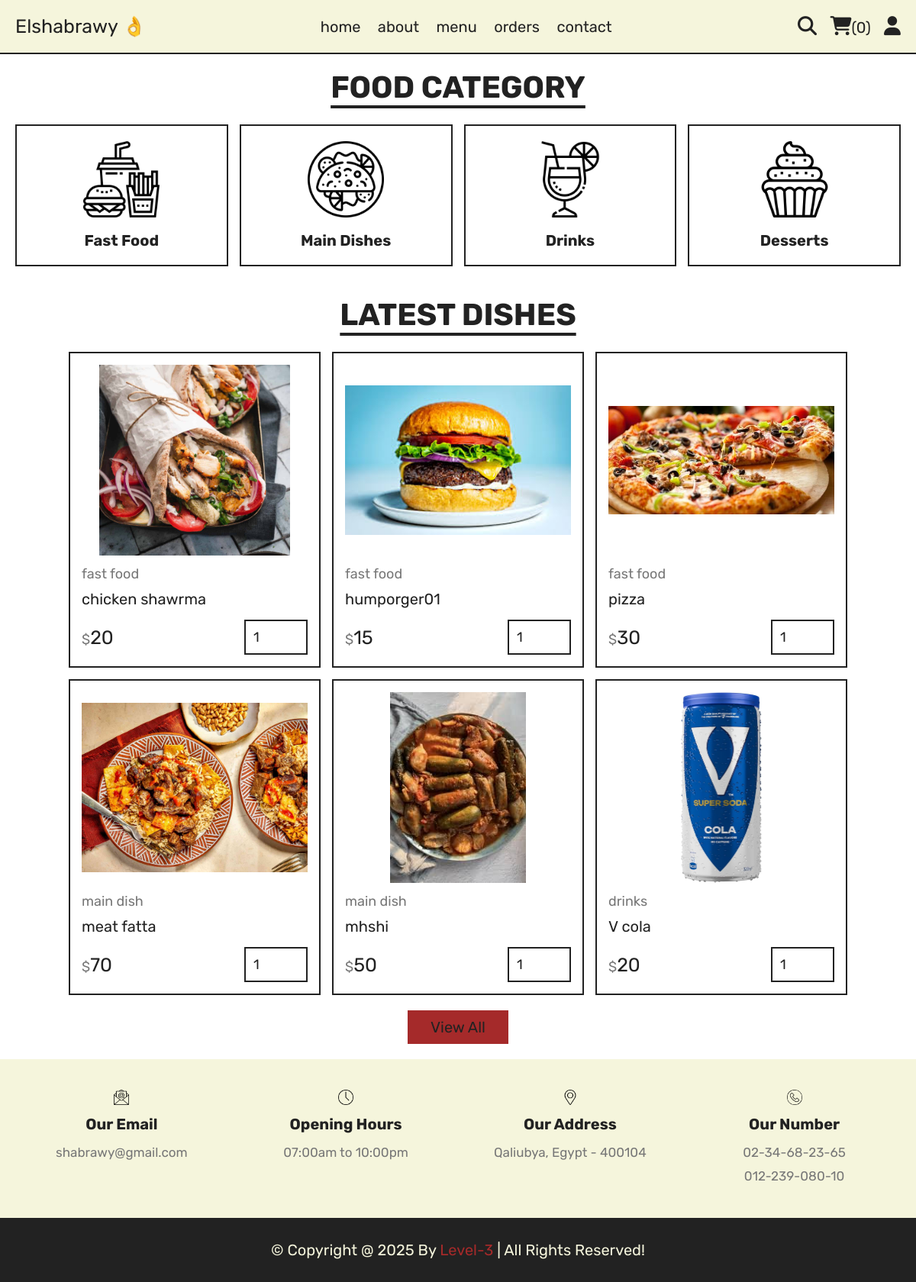
The app's page /home.php with its own data.
### tables this page shows
CREATE TABLE `products` (
  `id` int(11) NOT NULL,
  `name` varchar(100) NOT NULL,
  `category` varchar(100) NOT NULL,
  `price` int(11) NOT NULL,
  `image` varchar(100) NOT NULL
);

### home.php (the view, shortened to what this page needs)
<?php
include 'components/connect.php';
if (isset($_SESSION['user_id'])) {
    $user_id = $_SESSION['user_id'];
} else {
    $user_id = '';
}
?>
<!DOCTYPE html>
<html lang="en">
<head>
    <link rel="stylesheet" href="https://cdnjs.cloudflare.com/ajax/libs/font-awesome/6.1.1/css/all.min.css">
    <link rel="stylesheet" href="css/style.css">
</head>
<body>
<?php include 'components/user_header.php'; ?>
<section class="category">
    <h1 class="title">Food Category</h1>
    <div class="box-container">
        <a href="category.php?category=fast food" class="box">
         <img src="images/cat-1.png" alt="">
         <h3>fast food</h3>
      </a>
      <a href="category.php?category=main dish" class="box">
         <img src="images/cat-2.png" alt="">
         <h3>main dishes</h3>
      </a>
      <a href="category.php?category=drinks" class="box">
         <img src="images/cat-3.png" alt="">
         <h3>drinks</h3>
      </a>
      <a href="category.php?category=desserts" class="box">
         <img src="images/cat-4.png" alt="">
         <h3>desserts</h3>
      </a>
    </div>
</section>
<section class="products">
    <h1 class="title">Latest Dishes</h1>
    <div class="box-container">
        <?php
        $query = "SELECT * FROM products LIMIT 6";
        $result = $conn->query($query);
        if ($result->num_rows > 0) {
            while ($fetch_products = $result->fetch_assoc()) {
                ?>
                <form action="" method="post" class="box">
                    <img src="admin/uploded_imge/<?= $fetch_products['image']; ?>" alt="">
                    <a href="category.php?category=<?= $fetch_products['category']; ?>" class="cat"><?= $fetch_products['category']; ?></a>
                    <div class="name"><?= $fetch_products['name']; ?></div>
                    <div class="flex">
                        <div class="price"><span>$</span><?= $fetch_products['price']; ?></div>
                        <input type="number" name="qty" class="qty" min="1" max="99" value="1" maxlength="2">
                    </div>
                </form>
                <?php
            }
        } else {
            echo '<p class="empty">No products added yet!</p>';
        }
        ?>
    </div>
    <div class="more-btn">
        <a href="menu.php" class="btn">View All</a>
    </div>
</section>
<?php include 'components/footer.php'; ?>
</body>
</html>

### components/user_header.php (shortened to what this page needs)
<header class="header">
    <section class="flex">
        <a href="home.php" class="logo">Elshabrawy &#128076</a>
        <nav class="navbar">
            <a href="home.php">home</a>
            <a href="about.php">about</a>
            <a href="menu.php">menu</a>
            <a href="orders.php">orders</a>
            <a href="contact.php">contact</a>
        </nav>
        <div class="icons">
            <?php
            $total_cart_items = 0;
            if (isset($user_id)) {
                $stmt = $conn->prepare("SELECT COUNT(*) FROM `cart` WHERE user_id = ?");
                $stmt->bind_param("i", $user_id);
                $stmt->execute();
                $stmt->bind_result($total_cart_items);
            }
            ?>
            <a href="search.php"><i class="fas fa-search"></i></a>
            <a href="cart.php"><i class="fas fa-shopping-cart"></i><span>(<?= $total_cart_items; ?>)</span></a>
            <div id="user-btn" class="fas fa-user"></div>
        </div>
    </section>
</header>

### components/footer.php
<footer class="footer">
   <section class="grid">
      <div class="box">
         <img src="images/email-icon.png" alt="">
         <h3>our email</h3>
         <a href="mailto:shabrawy@gmail.com">shabrawy@gmail.com</a>
      </div>
      <div class="box">
         <img src="images/clock-icon.png" alt="">
         <h3>opening hours</h3>
         <p>07:00am to 10:00pm</p>
      </div>
      <div class="box">
         <img src="images/map-icon.png" alt="">
         <h3>our address</h3>
         <a href="#">Qaliubya, Egypt - 400104</a>
      </div>
      <div class="box">
         <img src="images/phone-icon.png" alt="">
         <h3>our number</h3>
         <a href="tel:023468236">02-34-68-23-65</a>
         <a href="tel:01223908010">012-239-080-10</a>
      </div>
   </section>
   <div class="credit">&copy; copyright @ <?= date('Y'); ?> by <span>level-3</span> | all rights reserved!</div>
</footer>

### css/style.css (style rules this page uses)
:root { --brown: brown; --red: #e74c3c; --beige: beige; --black: #222; --light-color: #777; --border: 0.2rem solid var(--black); }
* { font-family: "Rubik", sans-serif; margin: 0; padding: 0; box-sizing: border-box; text-decoration: none; border: none; outline: none; }
html { font-size: 62.5%; overflow-x: hidden; scroll-behavior: smooth; stop-opacity: 7rem; }
section { margin: 0 auto; max-width: 1200px; padding: 2rem; }
.title { text-align: center; margin-bottom: 2.5rem; font-size: 4rem; color: var(--black); text-transform: uppercase; text-decoration: underline; text-underline-offset: 1rem; }
.btn, .delete-btn { margin-top: 1rem; display: inline-block; font-size: 2rem; padding: 1rem 3rem; cursor: pointer; text-transform: capitalize; transition: 0.2s linear; }
.btn { background-color: var(--brown); color: var(--black); }
.header { position: sticky; top: 0; left: 0; right: 0; z-index: 1000; background-color: var(--beige); border-bottom: var(--border); }
.header .flex { display: flex; align-items: center; justify-content: space-between; position: relative; }
.header .flex .logo { font-size: 2.5rem; color: var(--black); }
.header .flex .navbar a { font-size: 2rem; color: var(--black); margin: 0 1rem; }
.header .flex .icons > * { margin-left: 1.5rem; font-size: 2.5rem; color: var(--black); cursor: pointer; }
.header .flex .icons span { font-size: 2rem; }
.category .box-container { display: grid; grid-template-columns: repeat(auto-fit, minmax(27rem, 1fr)); gap: 1.5rem; align-items: flex-start; }
.category .box-container .box { border: var(--border); padding: 2rem; text-align: center; }
.category .box-container .box img { width: 100%; height: 10rem; object-fit: contain; }
.category .box-container .box h3 { font-size: 2rem; margin-top: 1.5rem; color: var(--black); text-transform: capitalize; }
.products .box-container { display: grid; grid-template-columns: repeat(auto-fit, 33rem); justify-content: center; align-items: flex-start; gap: 1.5rem; }
.products .box-container .box { border: var(--border); padding: 1.5rem; position: relative; overflow: hidden; }
.products .box-container .box img { height: 25rem; width: 100%; object-fit: contain; margin-bottom: 1rem; }
.products .box-container .box .cat { font-size: 1.8rem; color: var(--light-color); }
.products .box-container .box .name { font-size: 2rem; color: var(--black); margin: 1rem 0; }
.products .box-container .box .flex { display: flex; align-items: center; gap: 1rem; margin-top: 1.5rem; }
.products .box-container .box .flex .price { margin-right: auto; font-size: 2.5rem; color: var(--black); }
.products .box-container .box .flex .price span { color: var(--light-color); font-size: 1.8rem; }
.products .box-container .box .flex .qty { padding: 1rem; border: var(--border); font-size: 1.8rem; color: var(--black); }
.products .more-btn { margin-top: 1rem; text-align: center; }
.footer .grid { display: grid; background-color: var(--beige); width: 100%; grid-template-columns: repeat(auto-fit, minmax(27rem, 1fr)); gap: 1.5rem; align-items: flex-start; }
.footer .grid .box { padding: 2rem; text-align: center; }
.footer .grid .box img { height: 2rem; width: 100%; object-fit: contain; }
.footer .grid .box h3 { margin: 1rem 0; font-size: 2rem; color: var(--black); text-transform: capitalize; }
.footer .grid .box p, .footer .grid .box a { display: block; font-size: 1.7rem; color: var(--light-color); line-height: 1.8; }
.credit { padding: 3rem 2rem; text-align: center; background-color: var(--black); color: var(--beige); font-size: 2rem; text-transform: capitalize; }
.credit span { color: var(--brown); }

### records on screen
products: image (picture), category "fast food", name "chicken shawrma", price "20"
products: image (picture), category "fast food", name "humporger01", price "15"
products: image (picture), category "fast food", name "pizza", price "30"
products: image (picture), category "main dish", name "meat fatta", price "70"
products: image (picture), category "main dish", name "mhshi", price "50"
products: image (picture), category "drinks", name "V cola", price "20"

### other values on screen
$total_cart_items "0"
